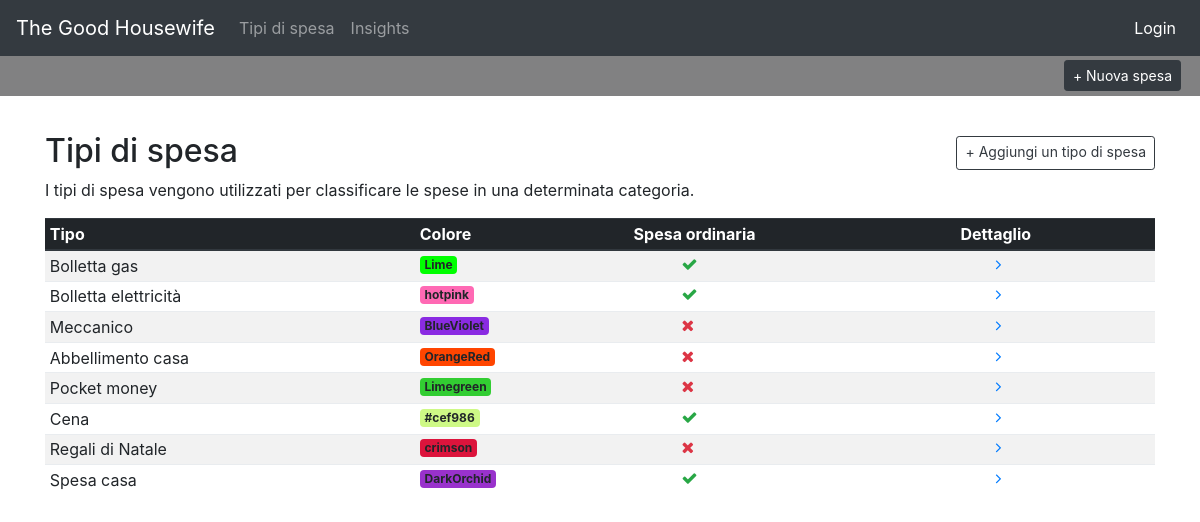
The page /spesa-type/ on the database its author committed.
### core/models.py (models this page shows, shortened)
class TipoSpesa(models.Model):
    nome = models.CharField(max_length=100)
    colore_badge = models.CharField(max_length=30)
    spesa_ordinaria = models.BooleanField(default=False)

### core/views.py (the view)
# urls.py: path('spesa-type/', views.TipoSpesaListView.as_view(), name='tipo_spesa_list'),
class TipoSpesaListView(ListView):
    model = TipoSpesa
    template_name = 'tipo_spesa_list.html'

### templates/tipo_spesa_list.html
{% extends 'base.html' %}
{% block content %}
  <div class="container pt-4">
  <div class="row">
    <div class="col-md-12">
      <div class="d-flex flex-row justify-content-between my-2">
        <h2 class="mb-0">Tipi di spesa</h2>
        <a class="btn btn-sm btn-outline-dark mt-1" href="{% url 'tipo_spesa_add' %}">+ Aggiungi un tipo di spesa</a>
      </div>
      <p>I tipi di spesa vengono utilizzati per classificare le spese in una determinata categoria.</p>
      <a href="" class="no-link-style">
        <table class="table table-sm table-striped mt-3">
          <thead class="thead-dark">
            <th scope='col'>Tipo</th>
            <th scope='col'>Colore</th>
            <th scope='col'>Spesa ordinaria</th>
            <th scope='col'>Dettaglio</th>
          </thead>
          <tbody>
            {% for object in object_list %}
              <tr>
                <td>{{ object.nome }}</td>
                <td>
                  <span class="badge" style="background:{{ object.colore_badge }};">{{ object.colore_badge }}</span>
                </td>
                <td>
                  {% if object.spesa_ordinaria %}
                  <i class="fa fa-check text-success ml-5"></i>
                  {% else %}
                  <i class="fa fa-close text-danger ml-5"></i>
                  {% endif %}
                </td>
                <td class="pl-3">
                  <a href="{% url 'tipo_spesa_detail' object.pk %}"><i class="fa fa-angle-right ml-4"></i></a>
                </td>
              </tr>
            {% endfor %}
          </tbody>
        </table>
      </a>
    </div>
  </div>
</div>
{% endblock content %}

### static/css/base.css (style rules this page uses)
.no-link-style, .no-link-style:hover, .no-link-style:focus, .no-link-style:visited { text-decoration: none; color: #222; }

### rows shown on the page
TipoSpesa: nome "Bolletta gas", colore_badge "Lime", spesa_ordinaria True (drawn)
TipoSpesa: nome "Bolletta elettricità", colore_badge "hotpink", spesa_ordinaria True (drawn)
TipoSpesa: nome "Meccanico", colore_badge "BlueViolet", spesa_ordinaria False (drawn)
TipoSpesa: nome "Abbellimento casa", colore_badge "OrangeRed", spesa_ordinaria False (drawn)
TipoSpesa: nome "Pocket money", colore_badge "Limegreen", spesa_ordinaria False (drawn)
TipoSpesa: nome "Cena", colore_badge "#cef986", spesa_ordinaria True (drawn)
TipoSpesa: nome "Regali di Natale", colore_badge "crimson", spesa_ordinaria False (drawn)
TipoSpesa: nome "Spesa casa", colore_badge "DarkOrchid", spesa_ordinaria True (drawn)
